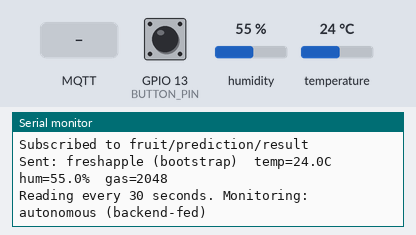
A sketch run on a simulated ESP32. On the bench: the last lines printed to the serial monitor. The test bench sets the inputs (shaded band); at power-on: GPIO 13 (BUTTON_PIN) HIGH, humidity 55 %, temperature 24 °C (analog values on the 0–4095 scale). WiFi joins after 1.5 s; servers stay silent unless stated; the local clock reads 2024-03-15 10:24:30 at power-on unless the sketch sets it; no MQTT or app messages arrive unless stated.

Above: at 3.7 s.
3.8 s: GPIO 13 (BUTTON_PIN) pulled LOW for 0.15 s
At 4.6 s:
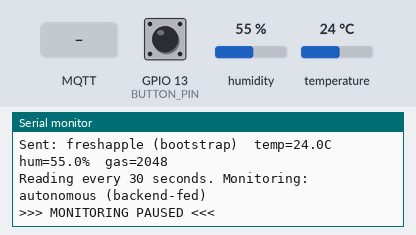
5.4 s: MQTT message "on" arrives on the first subscribed topic
At 5.8 s:
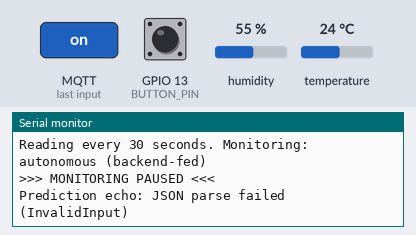
6.9 s: GPIO 13 (BUTTON_PIN) pulled LOW for 1 s
At 8.1 s:
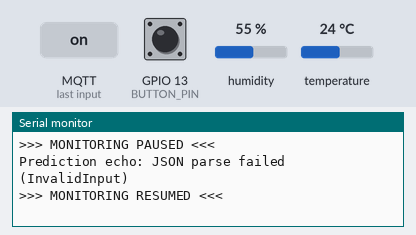

Measured:
- after the input at 3.8 s, the serial monitor: prints a new line at once (image 1)
- after the input at 5.4 s, the serial monitor: prints a new line at once (image 2)
- after the input at 6.9 s, the serial monitor: prints a new line at once (image 3)

The sketch:

main.ino
```cpp
#include <Arduino.h>
#include <WiFi.h>
#include <WiFiClientSecure.h>
#include <PubSubClient.h>
#include <DHT.h>
#include <ArduinoJson.h>
#include <time.h>

// ── WiFi ──────────────────────────────────────────────────────
#define WIFI_SSID    "ABIODUN AMOS"
#define WIFI_PASS    "SMARTHOME"

// ── HiveMQ Cloud ──────────────────────────────────────────────
#define MQTT_HOST    "7b54e7cfbe324ae095f2f083bd32ee47.s1.eu.hivemq.cloud"
#define MQTT_PORT    8883
#define MQTT_USER    "fruitmonitor"
#define MQTT_PASS    "Fruitmonitor01"
#define MQTT_TOPIC_PUB    "fruit/sensor/data"
#define MQTT_TOPIC_SUB    "fruit/prediction/result"   // backend echoes the resolved label here
#define DEVICE_ID    "esp32-devkit-01"

// ── Sensors ───────────────────────────────────────────────────
#define DHT_PIN      4       // GPIO4  — DHT22 data
#define DHT_TYPE     DHT22
#define MQ135_PIN    34      // GPIO34 — MQ-135 AO (via voltage divider)

// ── Button / pause-resume state ───────────────────────────────
#define BUTTON_PIN   13      // GPIO13 — pause/resume push button
#define DEBOUNCE_MS  300

bool          monitoringActive = true;   // starts ON
bool          lastButtonState  = HIGH;
unsigned long lastButtonPress  = 0;

// ── Publish interval ──────────────────────────────────────────
#define INTERVAL_MS  30000UL   // 30 seconds

// ── Autonomous fruit label ──────────────────────────────────────
// No camera on this board, so it cannot know the fruit type itself.
// Instead it listens on MQTT_TOPIC_SUB for the backend's own resolved
// classification (sourced from the ESP32-CAM) and republishes THAT
// on its next reading — no manual editing or re-flashing required.
//
// knownFruitLabel/knownConfidence below are ONLY ever used for the
// handful of seconds between boot and the first echo received; once
// even one prediction has come back, they always reflect real data.
String fruitLabel      = "freshapple";   // bootstrap-only placeholder
float  fruitConfidence = 0.50f;          // bootstrap-only placeholder
bool   haveRealLabel    = false;         // true once an echo has arrived

// ── Objects ───────────────────────────────────────────────────
DHT              dht(DHT_PIN, DHT_TYPE);
WiFiClientSecure wifiClient;
PubSubClient     mqtt(wifiClient);
unsigned long    lastPublish = 0;

// ── Forward declarations ───────────────────────────────────────
void publishStatus(const char* status);
void onMqttMessage(char* topic, byte* payload, unsigned int length);

// ─────────────────────────────────────────────────────────────

void connectWiFi() {
    if (WiFi.status() == WL_CONNECTED) return;
    Serial.printf("\nConnecting to WiFi: %s", WIFI_SSID);
    WiFi.begin(WIFI_SSID, WIFI_PASS);
    while (WiFi.status() != WL_CONNECTED) {
        delay(500);
        Serial.print(".");
    }
    Serial.printf("\nWiFi connected  IP: %s\n", WiFi.localIP().toString().c_str());
}

void connectMQTT() {
    while (!mqtt.connected()) {
        Serial.print("Connecting to MQTT...");
        if (mqtt.connect(DEVICE_ID, MQTT_USER, MQTT_PASS)) {
            Serial.println(" connected");
            mqtt.subscribe(MQTT_TOPIC_SUB);
            Serial.printf("Subscribed to %s\n", MQTT_TOPIC_SUB);
        } else {
            Serial.printf(" rc=%d  retry in 5s\n", mqtt.state());
            delay(5000);
        }
    }
}

void syncTime() {
    configTime(0, 0, "pool.ntp.org", "time.nist.gov");
    Serial.print("Syncing time");
    int tries = 0;
    while (time(nullptr) < 1000000000UL && tries < 20) {
        Serial.print(".");
        delay(500);
        tries++;
    }
    Serial.println(" done");
}

// ── Receives the backend's resolved prediction and adopts its label ──
void onMqttMessage(char* topic, byte* payload, unsigned int length) {
    JsonDocument doc;
    DeserializationError err = deserializeJson(doc, payload, length);
    if (err) {
        Serial.printf("Prediction echo: JSON parse failed (%s)\n", err.c_str());
        return;
    }

    // Only adopt echoes that came from THIS device's own readings
    const char* echoedDevice = doc["device_id"] | "";
    if (strcmp(echoedDevice, DEVICE_ID) != 0) return;

    const char* mlLabel = doc["ml_label"] | "";
    if (strlen(mlLabel) == 0) return;

    fruitLabel      = String(mlLabel);
    fruitConfidence = doc["confidence"] | fruitConfidence;
    haveRealLabel   = true;

    Serial.printf("Adopted label from backend -> %s\n", fruitLabel.c_str());
}

void readAndPublish() {
    // ── Read DHT22 ────────────────────────────────────────────
    float temp = dht.readTemperature();
    float hum  = dht.readHumidity();

    if (isnan(temp) || isnan(hum)) {
        Serial.println("DHT22 read failed - check wiring on GPIO4");
        return;
    }

    // ── Read MQ-135 ───────────────────────────────────────────
    int gasRaw = analogRead(MQ135_PIN);   // 0-4095

    // ── Build JSON ────────────────────────────────────────────
    JsonDocument doc;
    doc["device_id"]   = DEVICE_ID;
    doc["ml_label"]    = fruitLabel;
    doc["confidence"]  = fruitConfidence;
    doc["temperature"] = roundf(temp * 10) / 10.0f;
    doc["humidity"]    = roundf(hum  * 10) / 10.0f;
    doc["gas_raw"]     = gasRaw;
    doc["ts"]          = (long)time(nullptr);

    char buf[256];
    serializeJson(doc, buf);

    // ── Publish ───────────────────────────────────────────────
    if (mqtt.publish(MQTT_TOPIC_PUB, buf)) {
        Serial.printf("Sent: %s (%s)  temp=%.1fC  hum=%.1f%%  gas=%d\n",
                      fruitLabel.c_str(),
                      haveRealLabel ? "confirmed" : "bootstrap",
                      temp, hum, gasRaw);
    } else {
        Serial.println("Publish failed - will retry next cycle");
    }
}

// ─────────────────────────────────────────────────────────────

void setup() {
    Serial.begin(115200);
    delay(1000);
    Serial.println("\n====== Fruit Monitor - ESP32 DevKitC Firmware ======");

    dht.begin();
    pinMode(BUTTON_PIN, INPUT_PULLUP);   // button connects pin to GND when pressed
    analogReadResolution(12);   // 12-bit ADC -> values 0-4095

    connectWiFi();
    syncTime();

    wifiClient.setInsecure();   // skip TLS cert check (fine for project)
    mqtt.setServer(MQTT_HOST, MQTT_PORT);
    mqtt.setCallback(onMqttMessage);
    mqtt.setBufferSize(1024);   // prediction echoes carry many fields — 256 was too small to receive them

    connectMQTT();
    publishStatus("resumed");   // system starts active

    // Publish immediately on boot - don't wait 30s for first reading
    readAndPublish();
    lastPublish = millis();

    Serial.printf("\nReading every %lu seconds. Monitoring: autonomous (backend-fed)\n\n",
                  INTERVAL_MS / 1000);
}

void publishStatus(const char* status) {
    JsonDocument doc;
    doc["device_id"] = DEVICE_ID;
    doc["status"]     = status;   // "paused" or "resumed"
    doc["ts"]         = (long)time(nullptr);

    char buf[128];
    serializeJson(doc, buf);
    mqtt.publish("fruit/device/status", buf, true);   // retained=true
}

void checkButton() {
    bool state = digitalRead(BUTTON_PIN);

    if (state == LOW && lastButtonState == HIGH &&
        (millis() - lastButtonPress) > DEBOUNCE_MS) {

        monitoringActive = !monitoringActive;
        lastButtonPress  = millis();

        if (monitoringActive) {
            Serial.println("\n>>> MONITORING RESUMED <<<\n");
            publishStatus("resumed");
        } else {
            Serial.println("\n>>> MONITORING PAUSED <<<\n");
            publishStatus("paused");
        }
    }
    lastButtonState = state;
}

void loop() {
    if (WiFi.status() != WL_CONNECTED) connectWiFi();
    if (!mqtt.connected())              connectMQTT();
    mqtt.loop();

    checkButton();   // always check the button, even when paused

    if (monitoringActive && (millis() - lastPublish >= INTERVAL_MS)) {
        lastPublish = millis();
        readAndPublish();
    }
}
```
